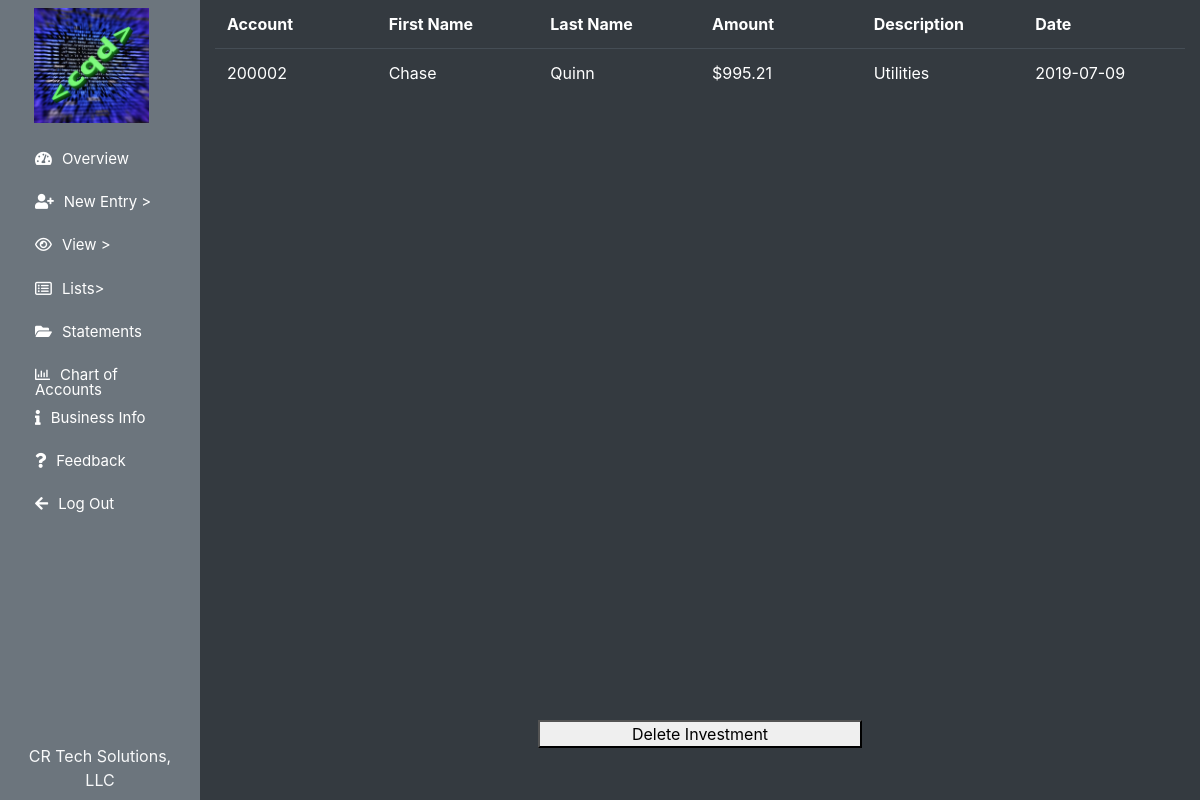
The page /view/investments (signed in) on the database its author committed.
### flow/models.py (models this page shows, shortened)
class usersTable(db.Model, UserMixin):
    id = db.Column(db.Integer, primary_key=True)
    fname = db.Column(db.String(255), nullable=False)
    lname = db.Column(db.String(255), nullable=False)
    email = db.Column(db.String(255), unique=True, nullable=False)
    username = db.Column(db.String(255), unique=True, nullable=False)
    password = db.Column(db.String(255), nullable=False)
    joined = db.Column(db.Date, nullable=False)
    businessname = db.Column(db.String(255), nullable=False)
    businessnumber = db.Column(db.String(255), nullable=False)
    businessaddress = db.Column(db.String(255), nullable=False)
    businesscity = db.Column(db.String(255), nullable=False)
    businessstate = db.Column(db.String(50))
    businesszip = db.Column(db.Integer)
    businesswebsite = db.Column(db.String(255))
    fiscalyearstart = db.Column(db.Date, nullable=False)
    fiscalyearend = db.Column(db.Date, nullable=False)
    businesslogo = db.Column(db.String(255), nullable=False)
    member = db.Column(db.Boolean, nullable = False)
    lastpaydate = db.Column(db.Date)
    subuser = db.relationship('subuserTable', backref='user', lazy=True)
    account = db.relationship('accountTable', backref='user', lazy=True)
    vendor = db.relationship('vendorTable', backref='user', lazy=True)
    customer = db.relationship('customerTable', backref='user', lazy=True)
    debt = db.relationship('debtTable', backref='user', lazy=True)
    investment = db.relationship('investmentTable', backref='user', lazy=True)

class investmentTable(db.Model):
    userid = db.Column(db.Integer, db.ForeignKey('users_table.id'), nullable=False)
    accountnumber = db.Column(db.Integer, nullable=False)
    investmentid = db.Column(db.Integer, primary_key=True)
    fname = db.Column(db.String(255), nullable=False)
    lname = db.Column(db.String(255), nullable=False)
    investmentamount = db.Column(db.Float, nullable=False)
    investmentdescription = db.Column(db.String(255), nullable=False)
    investmentdate = db.Column(db.Date, nullable=False)

### flow/views_views.py (the view, shortened to what this page needs)
@app.route('/view/investments', methods=['GET', 'POST'])
@login_required
def viewInvestments():
    try:
        investments = investmentTable.query.filter_by(userid=current_user.id).order_by(asc(investmentTable.accountnumber)).all()
    except(AttributeError, SQLAlchemy.exc.OperationalError):
        investments = investmentTable.query.filter_by(userid=current_user.id).order_by(asc(investmentTable.accountnumber)).all()
    add2 = Decimal(10) ** -2
    form = InvestmentDeleteForm()
    for inv in investments:
        new = Decimal(inv.investmentamount).quantize(add2)
        inv.investmentamount = "{:,}".format(new)
    return render_template('/view/investments.html', rows = investments, form=form)

### flow/models.py (called while the page is built)
@login_manager.user_loader
def load_user(userid):
    return usersTable.query.get(userid)

### flow/templates/view/investments.html (shortened to what this page needs)
{% extends "main_template.html" %}
{% block bodytag %}
<body class="vh-100 vw-100">
    {% endblock %}
    {% block content %}
    <div class="col-10 h-100 bg-dark">
        <div class="col-12 h-90 no-gutters">
            <table class="table table-dark table-scroll bg-dark text-left col-12 h-90">
                <thead>
                    <th scope="col">Account</th>
                    <th scope="col">First Name</th>
                    <th scope="col">Last Name</th>
                    <th scope="col">Amount</th>
                    <th scope="col">Description</th>
                    <th scope="col">Date</th>
                </thead>
                <tbody>
                    {% for row in rows %}
                    <tr>
                        <td>{{row.accountnumber}}</td>
                        <td>{{row.fname}}</td>
                        <td>{{row.lname}}</td>
                        <td>${{row.investmentamount}}</td>
                        <td>{{row.investmentdescription}}</td>
                        <td>{{row.investmentdate}}</td>
                    </tr>
                    {% endfor %}
                </tbody>
            </table>
        </div>
        <div class="col-12 row no-gutters justify-content-center">
            <button data-toggle="modal" data-target="#deleteInvestment" class="col-4">Delete
                Investment</button>
        </div>
    </div>
    {% endblock %}

### flow/templates/main_template.html (shortened to what this page needs)
{% import "bootstrap/wtf.html" as wtf %}
<!DOCTYPE html>
<html lang="en">
<head>
    <link rel="stylesheet" href="{{ url_for('static', filename='assets/css/main.css') }}">
    <link rel="stylesheet" href="{{ url_for('static', filename='assets/css/bootstrap-grid.min.css') }}">
    <link rel="stylesheet" href="{{ url_for('static', filename='assets/css/bootstrap-reboot.min.css') }}">
    <link rel="stylesheet" href="{{ url_for('static', filename='assets/css/bootstrap.min.css') }}">
    <link rel="stylesheet" href="{{ url_for('static', filename='assets/css/Chart.css') }}">
    <link rel="stylesheet" href="path/to/font-awesome/css/font-awesome.min.css">
    <link rel="stylesheet" href="https://cdnjs.cloudflare.com/ajax/libs/font-awesome/5.10.2/css/all.css">
</head>
{% block bodytag %}{% endblock %}
<div class="row w-100 bg-light no-gutters contentArea">
    <div class="navArea col-2 bg-secondary h-100">
        <div class="h-90">
            <div class="col-11 text-center">
                <img src="{{ url_for('static', filename='business_logos/' + current_user.businesslogo) }}" alt="Flow"
                    class="w-75 mt-2 mb-2">
            </div>
            <nav class="col-12 mx-auto h-75">
                <div class="modernnav h-100" id="navbarSupportedContent" style="font-size: small;">
                    <ul class="navbar-nav h-100">
                        <li id="nav-item" style="height: 8%;">
                            <a id="nav-link" href="{{url_for('overview')}}"><i
                                    class="fas fa-tachometer-alt"></i>Overview</a>
                        </li>
                        <div class="dropdown-few" style="height: 8%; width: 100%;">
                            <li id="nav-item" style="height: 100%; width: 100%;">
                                <a id="nav-link"><i class="fa fa-user-plus" aria-hidden="true"></i>New Entry ></a>
                        </div>
                        <div class="dropdown-few" style="height: 8%; width: 100%;">
                            <li id="nav-item" style="height: 100%; width: 100%;">
                                <a id="nav-link"><i class="fa fa-eye" aria-hidden="true"></i>View ></a>
                        </div>
                        <div class="dropdown-few" style="height: 8%; width: 100%;">
                            <li id="nav-item" style="height: 100%; width: 100%;">
                                <a id="nav-link"><i class="fa fa-list-alt" aria-hidden="true"></i>Lists></a>
                        </div>
                        <li id="nav-item" style="height: 8%;">
                            <a id="nav-link" href="{{url_for('statements')}}"><i class="fa fa-folder-open"
                                    aria-hidden="true"></i>Statements</a>
                        </li>
                        <li id="nav-item" style="height: 8%;">
                            <a id="nav-link" href="{{url_for('accountChart')}}"><i
                                    class="far fa-chart-bar"></i>Chart of Accounts</a>
                        </li>
                        <li id="nav-item" style="height: 8%;">
                            <a id="nav-link" href="{{url_for('businessInfo')}}"><i class="fa fa-info"
                                    aria-hidden="true"></i>Business Info</a>
                        </li>
                        <li id="nav-item" style="height: 8%;">
                            <a id="nav-link" href="{{url_for('feedback')}}"><i class="fa fa-question"
                                    aria-hidden="true"></i>Feedback</a>
                        </li>
                        <li id="nav-item" style="height: 8%;">
                            <a id="nav-link" data-toggle="modal" data-target="#logOutValidation"><i class="fa fa-arrow-left"
                                    aria-hidden="true"></i>Log Out</a>
                        </li>
                    </ul>
                </div>
            </nav>
        </div>
        <div class="col-12 no-gutters text-center align-self-bottom h-3">
            <p class="text-light mt-4">{{ current_user.businessname }}</p>
        </div>
    </div>
    {% if current_user.member == True %}
    {% block content %} {% endblock %}
    {% endif %}
    </body>
</html>

### flow/static/assets/css/main.css (style rules this page uses)
.contentArea { height: 100%; }
.table-scroll tbody { position: absolute; overflow-y: scroll; height: 100%; }
.table-scroll tr { width: 100%; table-layout: fixed; display: inline-table; }
.table-scroll thead>tr>th { border: none; }
.h-90 { height: 90%; }

### flow/templates/main_template.html (style rules this page uses)
* { margin: 0; padding: 0; }
i { margin-right: 10px; }
#navbarSupportedContent li { list-style-type: none; float: left; }
#navbarSupportedContent ul li a { color: white; text-decoration: none; line-height: 100%; font-size: 15px; display: inline-block; padding: 20px 20px; transition-duration: 0.25s; transition-timing-function: cubic-bezier(0.68, -0.55, 0.265, 1.55); position: relative; }
.dropdown-few { position: relative; display: inline-block; }

### rows shown on the page
usersTable: businesslogo (picture), businessname "CR Tech Solutions, LLC"
investmentTable: accountnumber "200002", fname "Chase", lname "Quinn", investmentamount "995.21", investmentdescription "Utilities", investmentdate "2019-07-09"
